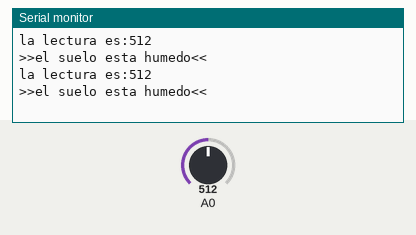
The sketch below on a simulated Arduino Uno, built with avr-gcc and run on an emulated ATmega328P. On the bench: the last lines printed to the serial monitor. Inputs (shaded band) come from the test bench; at power-on: A0 = 512.

Above: at 1.8 s.
1.9 s: A0 set to 387
At 2.8 s:
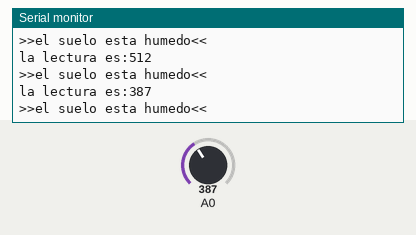
3.4 s: A0 set to 359
At 4.8 s:
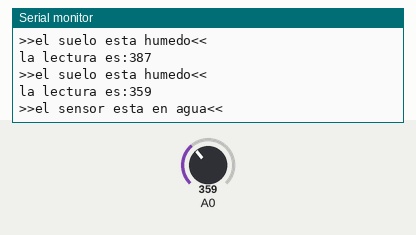
Timing chart, 0 to 6.4 s (numbered marks = the images above; inputs shaded):
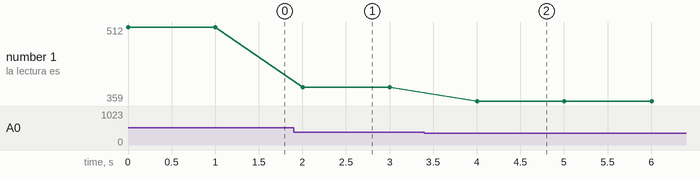

The sketch:

sensor_humedad.ino
```cpp
void setup() {
  // put your setup code here, to run once:
Serial.begin(115200);
}

void loop() {
  // put your main code here, to run repeatedly:
int lectura= analogRead(A0);
Serial.print("la lectura es:");
Serial.println(lectura);
if (lectura>=1000){
  Serial.println(">>el suelo esta seco<<");
  }
  else if(lectura<600&&lectura>=370){
    Serial.println(">>el suelo esta humedo<<");
    }
    else if(lectura<370){

      Serial.println(">>el sensor esta en agua<<");
      }
      delay(1000);
}
```

Measured:
- the behaviour switches between 370 and 369 on A0 (found by bisection; images 1 and 2)
- after the input at 1.9 s, the serial monitor: prints a new line after 0.10 s (image 1)
- after the input at 3.4 s, the serial monitor: prints a new line after 0.60 s (image 2)
- plotted number 1: 512 → 387 after the input at 1.9 s, 387 → 359 after the input at 3.4 s
